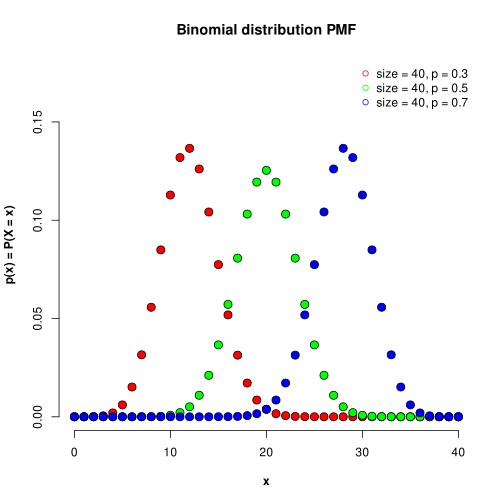

The script that saved this image:
svg("Binomial_PMF.svg")

plot(xlim = c(0, 40), ylim = c(0, 0.175), x = "",
     main = "Binomial distribution PMF", xlab = "x",
     ylab = "p(x) = P(X = x)", bty = 'n', font.lab = 2)

points(0:40, dbinom(0:40, size = 40, prob = 0.3),
       type = 'p', pch = 21, cex = 1.5, bg = "red", col = "black")
points(0:40, dbinom(0:40, size = 40, prob = 0.5),
       type = 'p', pch = 21, cex = 1.5, bg = "green", col = "black")
points(0:40, dbinom(0:40, size = 40, prob = 0.7),
       type = 'p', pch = 21, cex = 1.5, bg = "blue", col = "black")

legend('topright', legend = c('size = 40, p = 0.3', 'size = 40, p = 0.5', 'size = 40, p = 0.7'),
       col = c('red', 'green', 'blue'), pch = 21, bty = 'n')

dev.off()
